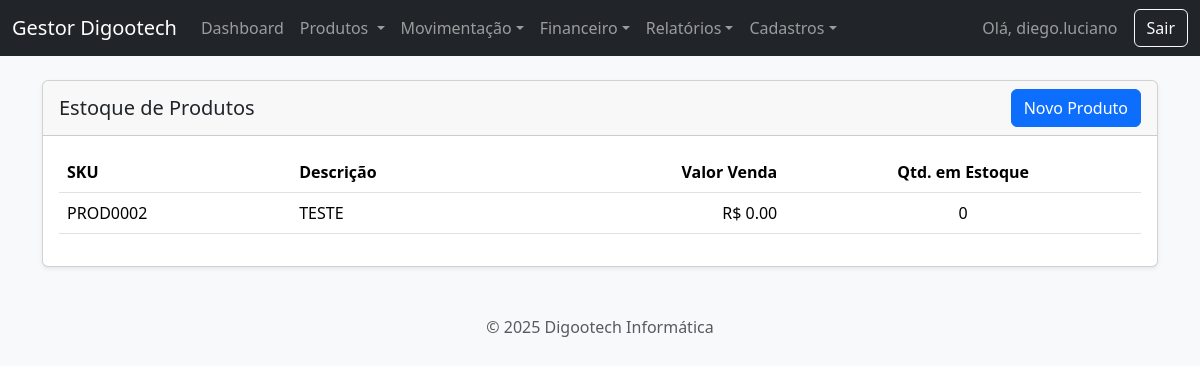
Page /estoque (signed in) on the earlier database version.
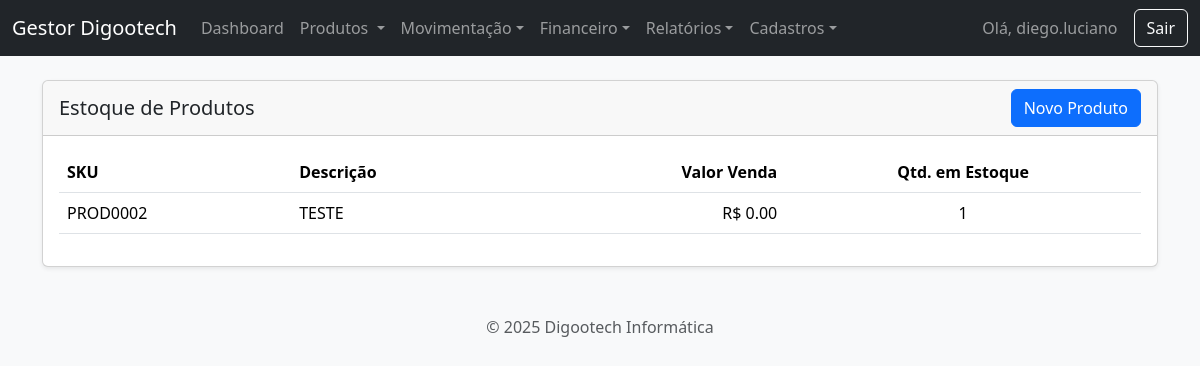
Same page on the later database version.
### app.py (models this page shows, shortened)
class Produto(db.Model):
    __tablename__ = 'produto'
    __table_args__ = {'extend_existing': True}
    id = db.Column(db.Integer, primary_key=True)
    descricao = db.Column(db.String(200), nullable=False, unique=True)
    sku = db.Column(db.String(50), unique=True)
    ncm = db.Column(db.String(20))
    cest = db.Column(db.String(20))
    origem = db.Column(db.String(50))
    unidade_medida = db.Column(db.String(10))
    valor_custo = db.Column(db.Float, default=0.0)
    margem_lucro = db.Column(db.Float, default=0.0)
    valor_venda = db.Column(db.Float, default=0.0)
    quantidade_estoque = db.Column(db.Integer, default=0)

### app.py (the view)
@app.route('/estoque')
@login_required
def gerenciar_estoque():
    produtos = Produto.query.order_by(Produto.descricao).all()
    return render_template('estoque.html', produtos=produtos)

### app.py (called while the page is built)
@login_manager.user_loader
def load_user(user_id):
    return db.session.get(User, int(user_id))

### templates/estoque.html
{% extends 'base.html' %}
{% block content %}
<div class="card shadow-sm">
    <div class="card-header d-flex justify-content-between align-items-center">
        <h2 class="h5 mb-0">Estoque de Produtos</h2>
        <a href="{{ url_for('adicionar_produto') }}" class="btn btn-primary">Novo Produto</a>
    </div>
    <div class="card-body">
        <table class="table table-hover">
            <thead>
                <tr>
                    <th scope="col">SKU</th>
                    <th scope="col">Descrição</th>
                    <th class="text-end">Valor Venda</th>
                    <th class="text-center">Qtd. em Estoque</th>
                </tr>
            </thead>
            <tbody>
                {% for produto in produtos %}
                <tr style="cursor: pointer;" onclick="window.location='{{ url_for('editar_produto', produto_id=produto.id) }}';">
                    <td>{{ produto.sku or 'N/A' }}</td>
                    <td>{{ produto.descricao }}</td>
                    <td class="text-end">R$ {{ "%.2f"|format(produto.valor_venda) }}</td>
                    <td class="text-center">{{ produto.quantidade_estoque }}</td>
                </tr>
                {% endfor %}
            </tbody>
        </table>
    </div>
</div>
{% endblock %}

Differences in the rows shown:
changed Produto "PROD0002": quantidade_estoque "0" → "1"
